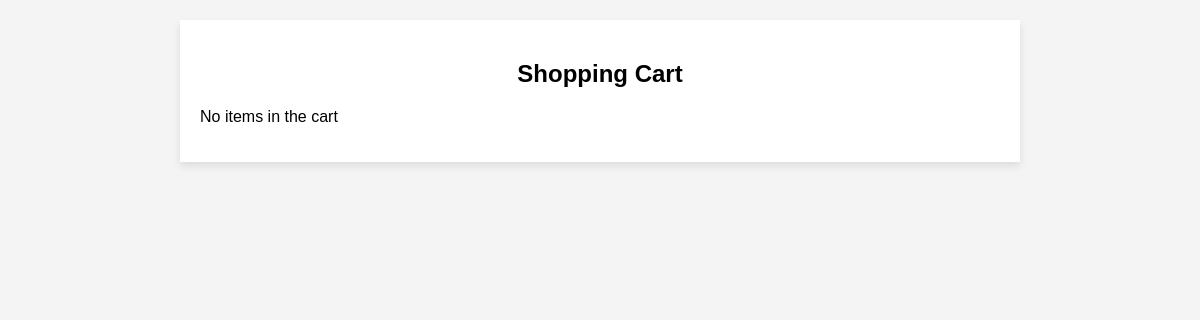
Before: /homepage/basket.html with the older database file.
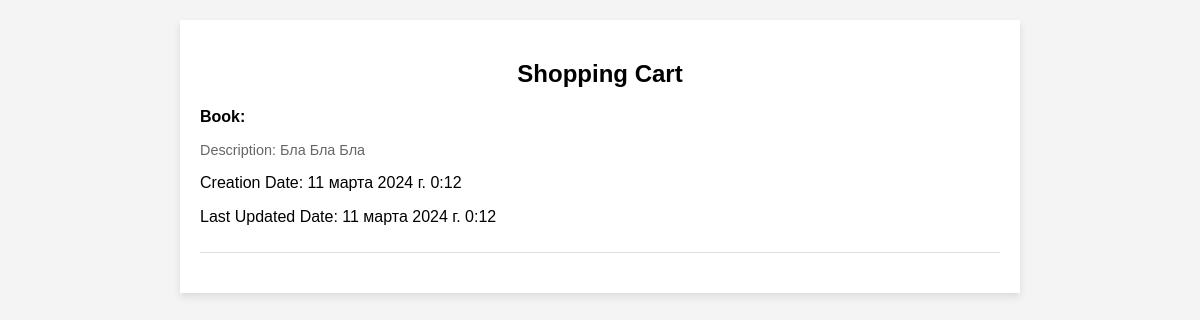
After: the same page with the newer database file.
### mainapp/models.py (models this page shows, shortened)
class Cart(models.Model):
    user = models.ForeignKey(User, on_delete=models.CASCADE)
    items = models.ManyToManyField(BookInstance)
    creation_date = models.DateTimeField(auto_now_add=True)
    update_date = models.DateTimeField(auto_now=True)
    description = models.TextField()

### mainapp/views.py (the view)
# urls.py: path('homepage/basket.html', basket),
def basket(request):
    baskets=Cart.objects.all()
    return render(request, "basket.html", {'baskets': baskets})

### mainapp/templates/basket.html (shortened to what this page needs)
<!DOCTYPE html>
<html lang="en">
<head>
</head>
<body>
<div class="container">
    <h2>Shopping Cart</h2>
    {% for cart in baskets %}
    <div class="cart-item">
        <p class="book">Book: {{ cart.items.book.title }}</p>
        <p class="description">Description: {{ cart.description }}</p>
        <p>Creation Date: {{ cart.creation_date }}</p>
        <p>Last Updated Date: {{ cart.update_date }}</p>
    </div>
    {% empty %}
    <p>No items in the cart</p>
    {% endfor %}
</div>
</body>
</html>

Changed rows visible on the page:
added Cart: description "Бла Бла Бла", creation_date "11 марта 2024 г. 0:12", update_date "11 марта 2024 г. 0:12"
Other visible differences:
text no longer shown: "No items in the cart"
